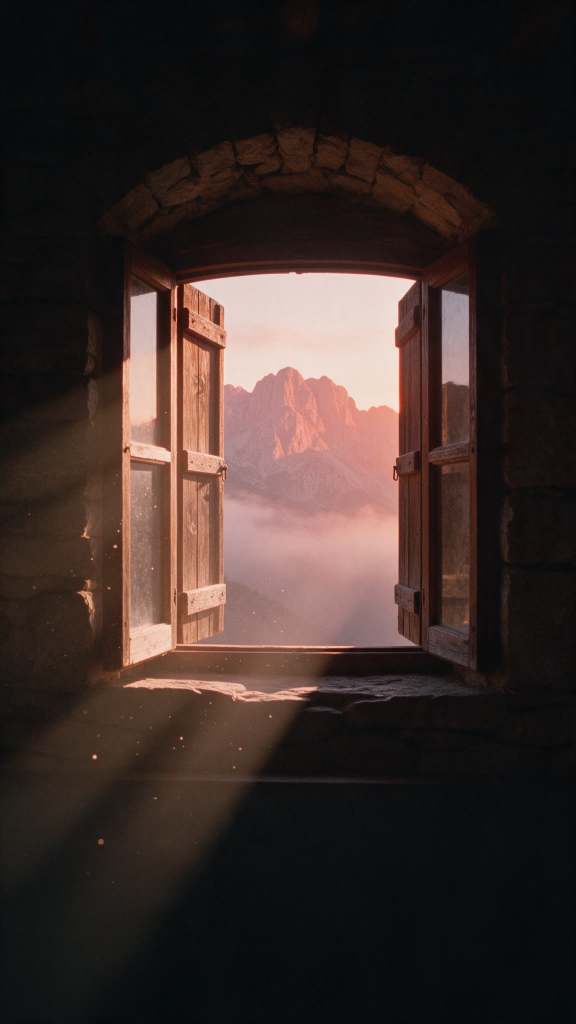
#> input picture mos-e-harro-kush-je/assets/img/ia/01-fenetre.jpg, 1152 x 2048 px (shown at 1/2 size); its folder holds 4 pictures in this run
$ python build-depth.py
#> lines starting #> are read from the running program, lines starting #| are printed output that depends on the picture
#!/usr/bin/env python3
"""Depth maps of the stills, for the 2.5D parallax shader of index.html (V5).

No depth model is available here, so each map is built by hand from what the picture contains: masks drawn from the
colours of the image (window opening, sky, photographic paper) and simple geometric planes (floor, wall, hillside).
White = near, black = far. Written at half resolution (576 x 1024) and blurred, so the shader stretches pixels softly
at depth edges instead of tearing them.

Usage: python3 build-depth.py  ->  assets/img/ia/depth/<name>.png
"""
import os

import numpy as np
from PIL import Image, ImageDraw, ImageFilter

HERE = os.path.dirname(os.path.abspath(__file__))
SRC = os.path.join(HERE, "assets/img/ia")
OUT = os.path.join(SRC, "depth")
W, H = 576, 1024


def load(name):
    im = Image.open(os.path.join(SRC, name + ".jpg")).convert("RGB").resize((W, H), Image.LANCZOS)
    a = np.asarray(im, dtype=np.float32) / 255.0
    lum = 0.2126 * a[..., 0] + 0.7152 * a[..., 1] + 0.0722 * a[..., 2]
    mx, mn = a.max(-1), a.min(-1)
    sat = (mx - mn) / (mx + 1e-4)
    return a, lum, sat


def blur(m, r):
    return np.asarray(Image.fromarray((np.clip(m, 0, 1) * 255).astype(np.uint8)).filter(ImageFilter.GaussianBlur(r)), dtype=np.float32) / 255.0


def poly(points):
    im = Image.new("L", (W, H), 0)
    ImageDraw.Draw(im).polygon(points, fill=255)
    return np.asarray(im, dtype=np.float32) / 255.0


yy, xx = np.mgrid[0:H, 0:W].astype(np.float32)


def fenetre():
    a, lum, sat = load("01-fenetre")
    # the view through the opening: bright pixels between the two open shutters, under the arch
    box = poly([(226, 272), (398, 272), (398, 646), (226, 646)])
    view = box * (lum > 0.30)
    view = blur(view, 1.5)
    view = (view > 0.5).astype(np.float32)
    # inside the room: back wall at mid depth, the shutters and the frame nearer, the floor comes to the camera
    d = np.full((H, W), 0.62, np.float32)
    shutters = poly([(118, 270), (226, 285), (226, 662), (118, 668)]) + poly([(398, 285), (476, 262), (476, 672), (398, 662)])
    d = np.maximum(d, 0.78 * np.clip(shutters, 0, 1))
    floor = np.clip((yy - 660) / 360, 0, 1)
    d = np.maximum(d, 0.62 + 0.38 * floor)
    # outside: the fog is far, the peaks a little nearer than the fog
    out = 0.06 + 0.10 * np.clip((560 - yy) / 260, 0, 1) * (lum > 0.42)
    d = d * (1 - view) + out * view
    return blur(d, 3)


def photo():
    a, lum, sat = load("02-photo")
    # the print: low saturation, inside a hand-drawn quad around the deckled edges
    paper = poly([(84, 371), (477, 341), (528, 582), (109, 628)])
    # the sill recedes toward the wall; the wall and the window are far
    d = 0.18 + 0.62 * np.clip((yy - 200) / 820, 0, 1)
    d = np.where(yy < 300, 0.12 + 0.1 * yy / 300, d)
    d = np.maximum(d, paper * 0.86)
    return blur(d, 3)


def kulla():
    # outlines traced on a 50 px grid of the still (576 x 1024)
    sky = poly([(0, 0), (576, 0), (576, 382), (520, 385), (470, 375), (430, 362), (386, 368), (386, 240), (400, 235), (402, 165),
                (415, 160), (262, 100), (120, 150), (136, 158), (136, 330), (90, 310), (40, 290), (0, 262)])
    tower = poly([(120, 150), (262, 100), (415, 160), (402, 165), (400, 235), (386, 240), (386, 505), (270, 500), (136, 470), (136, 158)])
    ridges = poly([(386, 368), (430, 362), (470, 375), (520, 385), (576, 382), (576, 560), (386, 470)])
    # the hillside and the path come toward the camera
    d = 0.30 + 0.70 * np.clip((yy - 380) / 640, 0, 1) ** 1.2
    d = np.where(ridges > 0.5, 0.14 + 0.16 * np.clip((yy - 370) / 190, 0, 1), d)
    d = np.where(tower > 0.5, 0.42, d)
    d = np.where(sky > 0.5, 0.0, d)
    return blur(d, 2.5)


def qyteti():
    # sky above the castle hill and the far ridges; the town recedes from the river (near) to the hill (far)
    sky = poly([(0, 0), (576, 0), (576, 365), (480, 360), (470, 330), (400, 345), (400, 285), (130, 285), (120, 310), (80, 320), (0, 330)])
    d = 0.18 + 0.82 * np.clip((yy - 300) / 720, 0, 1) ** 1.1
    d = np.where(sky > 0.5, 0.0, d)
    return blur(d, 2.5)


def fletorja():
    # dark room and candle far, the page rises toward the camera, the pen lies above the page
    d = 0.15 + 0.85 * np.clip((yy - 260) / 760, 0, 1)
    candle = poly([(205, 15), (325, 15), (330, 265), (200, 265)])
    d = np.where(candle > 0.5, 0.22, d)
    pen = poly([(255, 398), (300, 405), (576, 608), (576, 690), (500, 652), (296, 470)])
    d = np.maximum(d, pen * 0.92)
    return blur(d, 3)


def alpet():
    # sky, then ridge after ridge toward the camera, two dark foreground cliffs
    sky = poly([(0, 0), (576, 0), (576, 320), (500, 310), (470, 330), (420, 300), (380, 290), (330, 310), (300, 295), (240, 320),
                (150, 330), (80, 320), (0, 335)])
    d = 0.10 + 0.55 * np.clip((yy - 300) / 600, 0, 1)
    cliff_r = poly([(576, 520), (530, 540), (470, 560), (420, 600), (380, 640), (350, 700), (380, 800), (420, 900), (420, 1024), (576, 1024)])
    cliff_l = poly([(0, 650), (60, 660), (100, 720), (130, 900), (150, 1024), (0, 1024)])
    d = np.maximum(d, np.maximum(cliff_r * 0.85, cliff_l * 0.80))
    d = np.where(sky > 0.5, 0.0, d)
    return blur(d, 2.5)


if __name__ == "__main__":
    os.makedirs(OUT, exist_ok=True)
    for name, fn in [("01-fenetre", fenetre), ("02-photo", photo), ("03-kulla", kulla), ("05-qyteti", qyteti), ("06-fletorja", fletorja),
                     ("08-alpet", alpet)]:
        Image.fromarray((np.clip(fn(), 0, 1) * 255).astype(np.uint8)).save(os.path.join(OUT, name + ".png"))
        print("wrote", os.path.join("assets/img/ia/depth", name + ".png"))
#> this loop made 6 passes
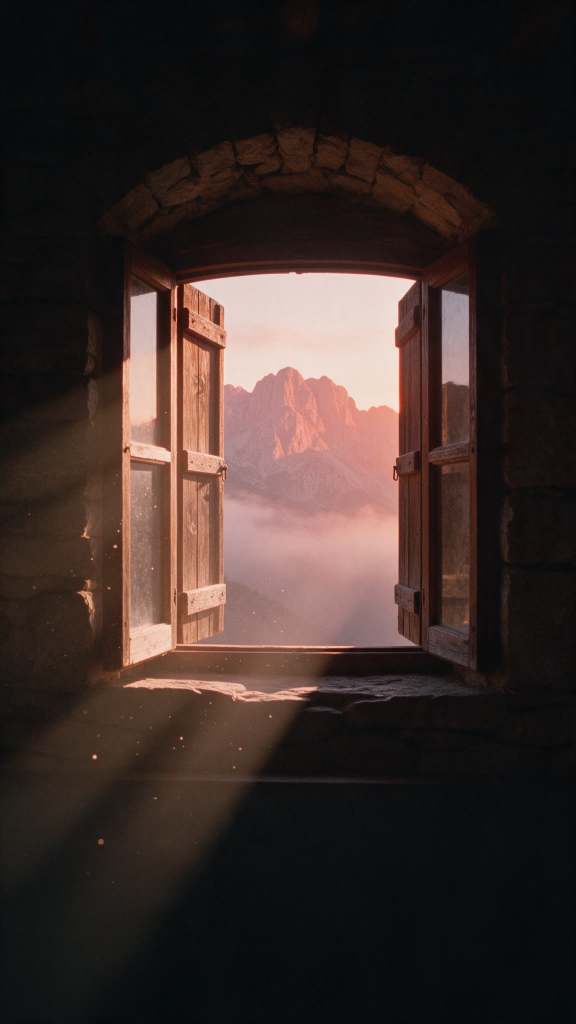
#> input picture mos-e-harro-kush-je/assets/img/ia/01-fenetre.jpg, 1152 x 2048 px (shown at 1/2 size)
#> pass 1, in load, `im = Image.open(os.path.join(SRC, name + ".jpg")).convert("RGB").resiz..`:
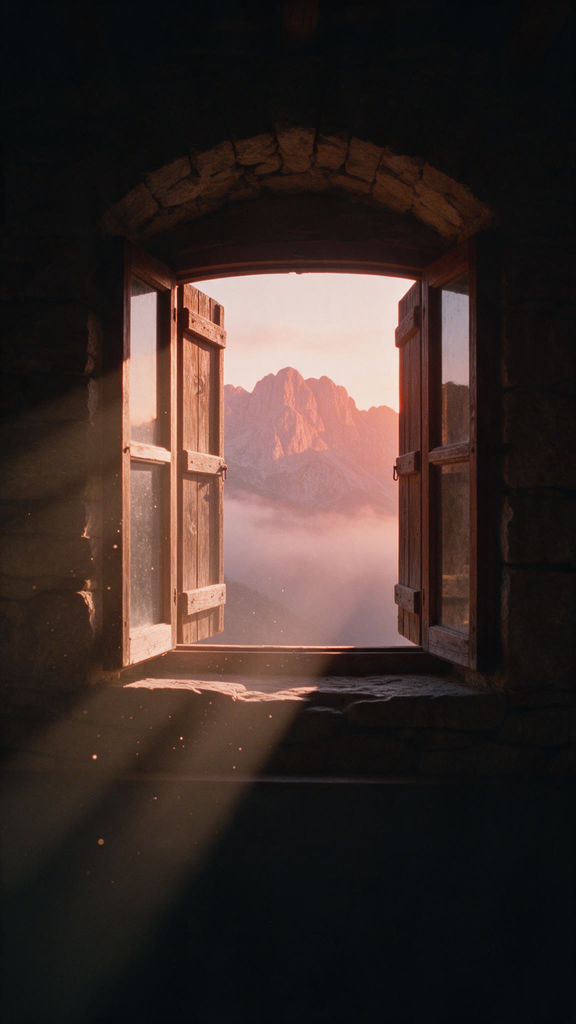
#> im: PIL image 576x1024 RGB; mean R, G, B 58.5, 45.2, 41.6
#> pass 1, in load, `lum = 0.2126 * a[..., 0] + 0.7152 * a[..., 1] + 0.0722 * a[..., 2]`:
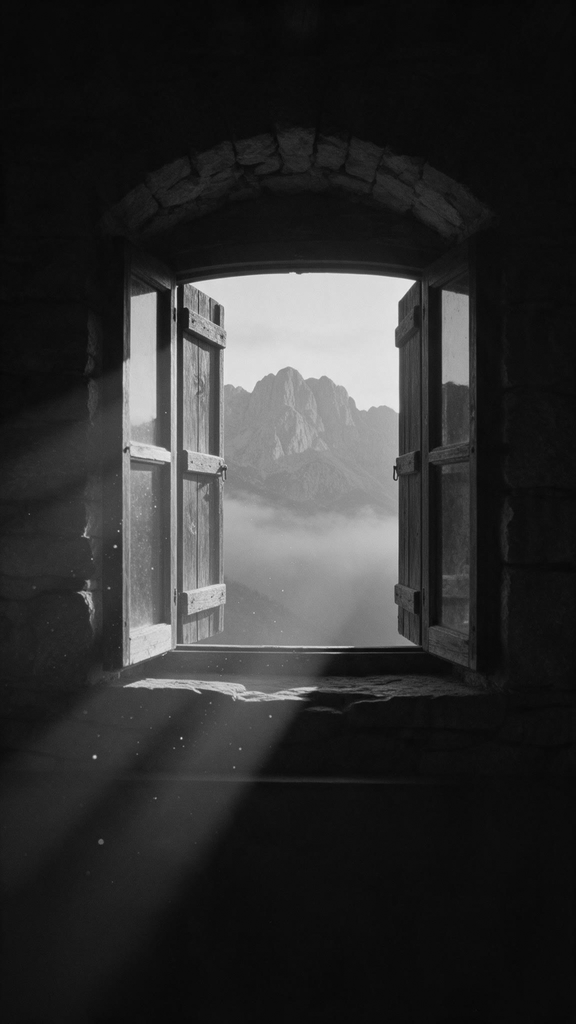
#> lum: shape (1024, 576) float32; min 0.0252, max 0.914, mean 0.187
#> pass 1, in load, `mx, mn = a.max(-1), a.min(-1)`:
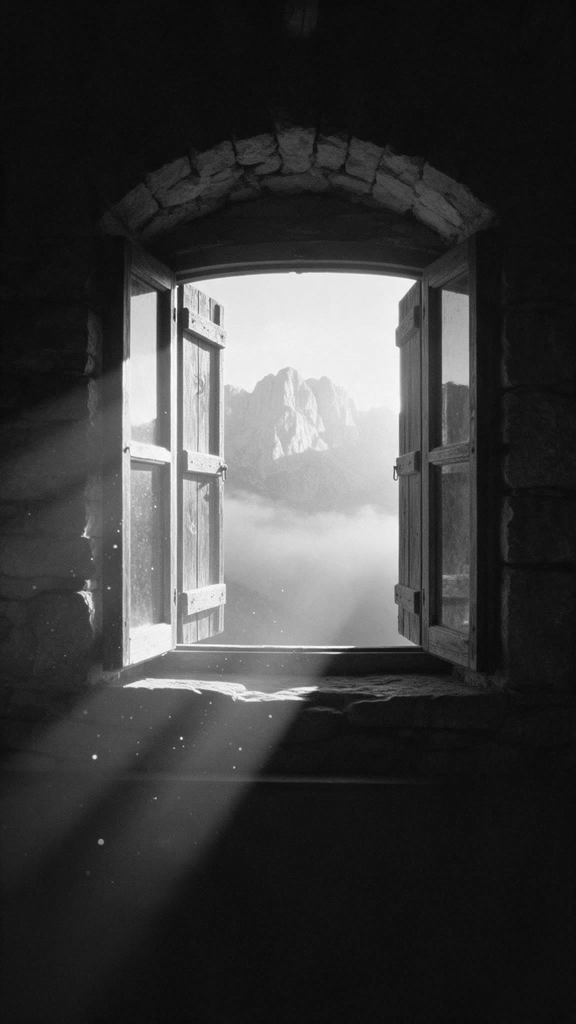
#> mx: shape (1024, 576) float32; min 0.0275, max 0.996, mean 0.236
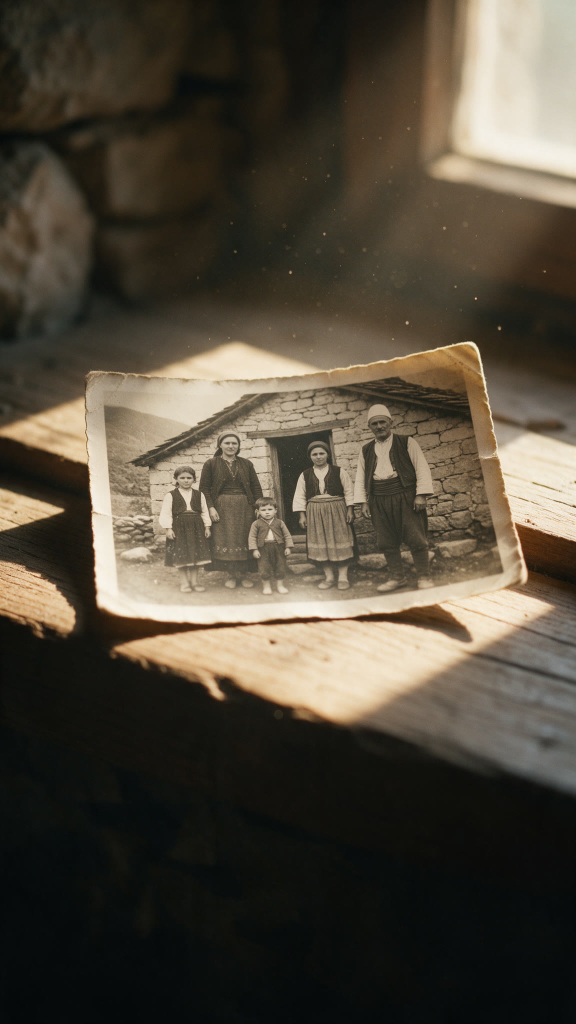
#> input picture mos-e-harro-kush-je/assets/img/ia/02-photo.jpg, 1152 x 2048 px (shown at 1/2 size)
